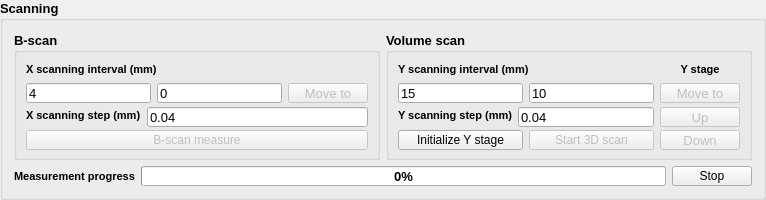
       <widget class="QGroupBox" name="group_Scanning">
        <property name="sizePolicy">
         <sizepolicy hsizetype="Expanding" vsizetype="Expanding">
          <horstretch>0</horstretch>
          <verstretch>0</verstretch>
         </sizepolicy>
        </property>
        <property name="minimumSize">
         <size>
          <width>0</width>
          <height>130</height>
         </size>
        </property>
        <property name="maximumSize">
         <size>
          <width>16777215</width>
          <height>200</height>
         </size>
        </property>
        <property name="font">
         <font>
          <pointsize>10</pointsize>
          <weight>75</weight>
          <bold>true</bold>
         </font>
        </property>
        <property name="title">
         <string>Scanning</string>
        </property>
        <layout class="QGridLayout" name="gridLayout_10">
         <item row="0" column="0">
          <widget class="QGroupBox" name="group_Bscan">
           <property name="sizePolicy">
            <sizepolicy hsizetype="Expanding" vsizetype="Preferred">
             <horstretch>0</horstretch>
             <verstretch>0</verstretch>
            </sizepolicy>
           </property>
           <property name="title">
            <string>B-scan</string>
           </property>
           <layout class="QVBoxLayout" name="verticalLayout_17">
            <item>
             <layout class="QHBoxLayout" name="horizontalLayout_XScanParams">
              <item>
               <layout class="QVBoxLayout" name="verticalLayout__XScanParams">
                <item>
                 <widget class="QLabel" name="scan_label">
                  <property name="minimumSize">
                   <size>
                    <width>0</width>
                    <height>15</height>
                   </size>
                  </property>
                  <property name="font">
                   <font>
                    <pointsize>8</pointsize>
                    <weight>75</weight>
                    <bold>true</bold>
                   </font>
                  </property>
                  <property name="styleSheet">
                   <string notr="true"/>
                  </property>
                  <property name="text">
                   <string>X scanning interval (mm)</string>
                  </property>
                 </widget>
                </item>
                <item>
                 <layout class="QHBoxLayout" name="horizontalLayout_XRange">
                  <property name="bottomMargin">
                   <number>4</number>
                  </property>
                  <item>
                   <widget class="QLineEdit" name="x_start_pos_ui">
                    <property name="minimumSize">
                     <size>
                      <width>0</width>
                      <height>20</height>
                     </size>
                    </property>
                    <property name="font">
                     <font>
                      <weight>50</weight>
                      <bold>false</bold>
                     </font>
                    </property>
                    <property name="styleSheet">
                     <string notr="true"/>
                    </property>
                    <property name="text">
                     <string>4</string>
                    </property>
                   </widget>
                  </item>
                  <item>
                   <widget class="QLineEdit" name="x_stop_pos_ui">
                    <property name="minimumSize">
                     <size>
                      <width>0</width>
                      <height>20</height>
                     </size>
                    </property>
                    <property name="font">
                     <font>
                      <weight>50</weight>
                      <bold>false</bold>
                     </font>
                    </property>
                    <property name="styleSheet">
                     <string notr="true"/>
                    </property>
                    <property name="text">
                     <string>0</string>
                    </property>
                   </widget>
                  </item>
                  <item>
                   <widget class="QPushButton" name="Button_XMoveTo">
                    <property name="enabled">
                     <bool>false</bool>
                    </property>
                    <property name="sizePolicy">
                     <sizepolicy hsizetype="Minimum" vsizetype="Preferred">
                      <horstretch>0</horstretch>
                      <verstretch>0</verstretch>
                     </sizepolicy>
                    </property>
                    <property name="minimumSize">
                     <size>
                      <width>0</width>
                      <height>20</height>
                     </size>
                    </property>
                    <property name="maximumSize">
                     <size>
                      <width>16777215</width>
                      <height>20</height>
                     </size>
                    </property>
                    <property name="font">
                     <font>
                      <weight>50</weight>
                      <bold>false</bold>
                     </font>
                    </property>
                    <property name="text">
                     <string>Move to</string>
                    </property>
                   </widget>
                  </item>
                 </layout>
                </item>
                <item>
                 <layout class="QHBoxLayout" name="horizontalLayout_XStep">
                  <item>
                   <widget class="QLabel" name="label_XStep">
                    <property name="minimumSize">
                     <size>
                      <width>0</width>
                      <height>15</height>
                     </size>
                    </property>
                    <property name="font">
                     <font>
                      <pointsize>8</pointsize>
                      <weight>75</weight>
                      <bold>true</bold>
                     </font>
                    </property>
                    <property name="styleSheet">
                     <string notr="true"/>
                    </property>
                    <property name="text">
                     <string>X scanning step (mm)</string>
                    </property>
                   </widget>
                  </item>
                  <item>
                   <widget class="QLineEdit" name="x_step_ui">
                    <property name="minimumSize">
                     <size>
                      <width>0</width>
                      <height>20</height>
                     </size>
                    </property>
                    <property name="font">
                     <font>
                      <weight>50</weight>
                      <bold>false</bold>
                     </font>
                    </property>
                    <property name="styleSheet">
                     <string notr="true"/>
                    </property>
                    <property name="text">
                     <string>0.04</string>
                    </property>
                   </widget>
                  </item>
                 </layout>
                </item>
                <item>
                 <widget class="QPushButton" name="Bscan_MeasureButton">
                  <property name="enabled">
                   <bool>false</bool>
                  </property>
                  <property name="sizePolicy">
                   <sizepolicy hsizetype="Minimum" vsizetype="Preferred">
                    <horstretch>0</horstretch>
                    <verstretch>0</verstretch>
                   </sizepolicy>
                  </property>
                  <property name="minimumSize">
                   <size>
                    <width>0</width>
                    <height>20</height>
                   </size>
                  </property>
                  <property name="maximumSize">
                   <size>
                    <width>16777215</width>
                    <height>20</height>
                   </size>
                  </property>
                  <property name="font">
                   <font>
                    <pointsize>9</pointsize>
                    <weight>50</weight>
                    <bold>false</bold>
                   </font>
                  </property>
                  <property name="cursor">
                   <cursorShape>PointingHandCursor</cursorShape>
                  </property>
                  <property name="mouseTracking">
                   <bool>false</bool>
                  </property>
                  <property name="focusPolicy">
                   <enum>Qt::StrongFocus</enum>
                  </property>
                  <property name="styleSheet">
                   <string notr="true"/>
                  </property>
                  <property name="text">
                   <string>B-scan measure</string>
                  </property>
                  <property name="shortcut">
                   <string/>
                  </property>
                  <property name="checkable">
                   <bool>false</bool>
                  </property>
                  <property name="autoRepeat">
                   <bool>false</bool>
                  </property>
                  <property name="autoDefault">
                   <bool>false</bool>
                  </property>
                  <property name="default">
                   <bool>false</bool>
                  </property>
                  <property name="flat">
                   <bool>false</bool>
                  </property>
                 </widget>
                </item>
               </layout>
              </item>
             </layout>
            </item>
           </layout>
          </widget>
         </item>
         <item row="0" column="1">
          <widget class="QGroupBox" name="group_Cscan">
           <property name="sizePolicy">
            <sizepolicy hsizetype="Expanding" vsizetype="Preferred">
             <horstretch>0</horstretch>
             <verstretch>0</verstretch>
            </sizepolicy>
           </property>
           <property name="title">
            <string>Volume scan</string>
           </property>
           <layout class="QHBoxLayout" name="horizontalLayout_32">
            <item>
             <layout class="QVBoxLayout" name="verticalLayout_YScanParams">
              <item>
               <layout class="QHBoxLayout" name="horizontalLayout_YScanParams">
                <item>
                 <widget class="QLabel" name="label_YscanStep">
                  <property name="sizePolicy">
                   <sizepolicy hsizetype="Preferred" vsizetype="Preferred">
                    <horstretch>0</horstretch>
                    <verstretch>0</verstretch>
                   </sizepolicy>
                  </property>
                  <property name="minimumSize">
                   <size>
                    <width>1</width>
                    <height>15</height>
                   </size>
                  </property>
                  <property name="font">
                   <font>
                    <pointsize>8</pointsize>
                    <weight>75</weight>
                    <bold>true</bold>
                   </font>
                  </property>
                  <property name="text">
                   <string>Y scanning interval (mm)</string>
                  </property>
                 </widget>
                </item>
               </layout>
              </item>
              <item>
               <layout class="QHBoxLayout" name="horizontalLayout_YScanRange">
                <item>
                 <widget class="QLineEdit" name="ui_y_start_pos">
                  <property name="minimumSize">
                   <size>
                    <width>0</width>
                    <height>20</height>
                   </size>
                  </property>
                  <property name="font">
                   <font>
                    <weight>50</weight>
                    <bold>false</bold>
                   </font>
                  </property>
                  <property name="text">
                   <string>15</string>
                  </property>
                 </widget>
                </item>
                <item>
                 <widget class="QLineEdit" name="ui_y_stop_pos">
                  <property name="sizePolicy">
                   <sizepolicy hsizetype="Expanding" vsizetype="Fixed">
                    <horstretch>0</horstretch>
                    <verstretch>0</verstretch>
                   </sizepolicy>
                  </property>
                  <property name="minimumSize">
                   <size>
                    <width>5</width>
                    <height>20</height>
                   </size>
                  </property>
                  <property name="font">
                   <font>
                    <weight>50</weight>
                    <bold>false</bold>
                   </font>
                  </property>
                  <property name="text">
                   <string>10</string>
                  </property>
                 </widget>
                </item>
               </layout>
              </item>
              <item>
               <layout class="QHBoxLayout" name="horizontalLayout_YStep">
                <item>
                 <widget class="QLabel" name="label_Ystep">
                  <property name="sizePolicy">
                   <sizepolicy hsizetype="Preferred" vsizetype="Preferred">
                    <horstretch>0</horstretch>
                    <verstretch>0</verstretch>
                   </sizepolicy>
                  </property>
                  <property name="minimumSize">
                   <size>
                    <width>0</width>
                    <height>15</height>
                   </size>
                  </property>
                  <property name="font">
                   <font>
                    <pointsize>8</pointsize>
                    <weight>75</weight>
                    <bold>true</bold>
                   </font>
                  </property>
                  <property name="text">
                   <string>Y scanning step (mm)</string>
                  </property>
                 </widget>
                </item>
                <item>
                 <widget class="QLineEdit" name="y_step">
                  <property name="sizePolicy">
                   <sizepolicy hsizetype="Expanding" vsizetype="Fixed">
                    <horstretch>0</horstretch>
                    <verstretch>0</verstretch>
                   </sizepolicy>
                  </property>
                  <property name="minimumSize">
                   <size>
                    <width>5</width>
                    <height>20</height>
                   </size>
                  </property>
                  <property name="font">
                   <font>
                    <weight>50</weight>
                    <bold>false</bold>
                   </font>
                  </property>
                  <property name="text">
                   <string>0.04</string>
                  </property>
                 </widget>
                </item>
               </layout>
              </item>
              <item>
               <layout class="QHBoxLayout" name="horizontalLayout_YStageAndMeas">
                <item>
                 <widget class="QPushButton" name="InitializeYstageButton">
                  <property name="sizePolicy">
                   <sizepolicy hsizetype="Minimum" vsizetype="Preferred">
                    <horstretch>0</horstretch>
                    <verstretch>0</verstretch>
                   </sizepolicy>
                  </property>
                  <property name="minimumSize">
                   <size>
                    <width>0</width>
                    <height>20</height>
                   </size>
                  </property>
                  <property name="maximumSize">
                   <size>
                    <width>16777215</width>
                    <height>20</height>
                   </size>
                  </property>
                  <property name="font">
                   <font>
                    <pointsize>9</pointsize>
                    <weight>50</weight>
                    <bold>false</bold>
                   </font>
                  </property>
                  <property name="cursor">
                   <cursorShape>PointingHandCursor</cursorShape>
                  </property>
                  <property name="text">
                   <string>Initialize Y stage</string>
                  </property>
                 </widget>
                </item>
                <item>
                 <widget class="QPushButton" name="StartCscanButton">
                  <property name="enabled">
                   <bool>false</bool>
                  </property>
                  <property name="sizePolicy">
                   <sizepolicy hsizetype="Minimum" vsizetype="Preferred">
                    <horstretch>0</horstretch>
                    <verstretch>0</verstretch>
                   </sizepolicy>
                  </property>
                  <property name="minimumSize">
                   <size>
                    <width>0</width>
                    <height>20</height>
                   </size>
                  </property>
                  <property name="maximumSize">
                   <size>
                    <width>16777215</width>
                    <height>20</height>
                   </size>
                  </property>
                  <property name="font">
                   <font>
                    <pointsize>9</pointsize>
                    <weight>50</weight>
                    <bold>false</bold>
                   </font>
                  </property>
                  <property name="cursor">
                   <cursorShape>PointingHandCursor</cursorShape>
                  </property>
                  <property name="text">
                   <string>Start 3D scan</string>
                  </property>
                 </widget>
                </item>
               </layout>
              </item>
             </layout>
            </item>
            <item>
             <layout class="QVBoxLayout" name="verticalLayout_YStageRoughControl">
              <item>
               <widget class="QLabel" name="label">
                <property name="minimumSize">
                 <size>
                  <width>0</width>
                  <height>15</height>
                 </size>
                </property>
                <property name="font">
                 <font>
                  <pointsize>8</pointsize>
                  <weight>75</weight>
                  <bold>true</bold>
                  <kerning>true</kerning>
                 </font>
                </property>
                <property name="statusTip">
                 <string notr="true"/>
                </property>
                <property name="layoutDirection">
                 <enum>Qt::LeftToRight</enum>
                </property>
                <property name="text">
                 <string>Y stage</string>
                </property>
                <property name="alignment">
                 <set>Qt::AlignCenter</set>
                </property>
               </widget>
              </item>
              <item>
               <widget class="QPushButton" name="YStageMoveToButton">
                <property name="enabled">
                 <bool>false</bool>
                </property>
                <property name="sizePolicy">
                 <sizepolicy hsizetype="Minimum" vsizetype="Preferred">
                  <horstretch>0</horstretch>
                  <verstretch>0</verstretch>
                 </sizepolicy>
                </property>
                <property name="minimumSize">
                 <size>
                  <width>0</width>
                  <height>20</height>
                 </size>
                </property>
                <property name="maximumSize">
                 <size>
                  <width>16777215</width>
                  <height>20</height>
                 </size>
                </property>
                <property name="font">
                 <font>
                  <weight>50</weight>
                  <bold>false</bold>
                 </font>
                </property>
                <property name="text">
                 <string>Move to</string>
                </property>
               </widget>
              </item>
              <item>
               <widget class="QPushButton" name="YStageUpButton">
                <property name="enabled">
                 <bool>false</bool>
                </property>
                <property name="sizePolicy">
                 <sizepolicy hsizetype="Minimum" vsizetype="Preferred">
                  <horstretch>0</horstretch>
                  <verstretch>0</verstretch>
                 </sizepolicy>
                </property>
                <property name="minimumSize">
                 <size>
                  <width>0</width>
                  <height>20</height>
                 </size>
                </property>
                <property name="maximumSize">
                 <size>
                  <width>16777215</width>
                  <height>20</height>
                 </size>
                </property>
                <property name="font">
                 <font>
                  <weight>50</weight>
                  <bold>false</bold>
                 </font>
                </property>
                <property name="cursor">
                 <cursorShape>PointingHandCursor</cursorShape>
                </property>
                <property name="text">
                 <string>Up</string>
                </property>
               </widget>
              </item>
              <item>
               <widget class="QPushButton" name="YStageDownButton">
                <property name="enabled">
                 <bool>false</bool>
                </property>
                <property name="sizePolicy">
                 <sizepolicy hsizetype="Minimum" vsizetype="Preferred">
                  <horstretch>0</horstretch>
                  <verstretch>0</verstretch>
                 </sizepolicy>
                </property>
                <property name="minimumSize">
                 <size>
                  <width>0</width>
                  <height>20</height>
                 </size>
                </property>
                <property name="maximumSize">
                 <size>
                  <width>16777215</width>
                  <height>20</height>
                 </size>
                </property>
                <property name="font">
                 <font>
                  <weight>50</weight>
                  <bold>false</bold>
                 </font>
                </property>
                <property name="cursor">
                 <cursorShape>PointingHandCursor</cursorShape>
                </property>
                <property name="text">
                 <string>Down</string>
                </property>
               </widget>
              </item>
             </layout>
            </item>
           </layout>
          </widget>
         </item>
         <item row="1" column="0" colspan="2">
          <layout class="QHBoxLayout" name="horizontalLayout_MeasurementProgress">
           <item>
            <widget class="QLabel" name="MeasurementProgressLine">
             <property name="sizePolicy">
              <sizepolicy hsizetype="Preferred" vsizetype="Preferred">
               <horstretch>0</horstretch>
               <verstretch>0</verstretch>
              </sizepolicy>
             </property>
             <property name="minimumSize">
              <size>
               <width>0</width>
               <height>15</height>
              </size>
             </property>
             <property name="maximumSize">
              <size>
               <width>16777215</width>
               <height>16777215</height>
              </size>
             </property>
             <property name="font">
              <font>
               <pointsize>8</pointsize>
               <weight>75</weight>
               <bold>true</bold>
              </font>
             </property>
             <property name="text">
              <string>Measurement progress</string>
             </property>
            </widget>
           </item>
           <item>
            <widget class="QProgressBar" name="scanprogressBar">
             <property name="minimumSize">
              <size>
               <width>0</width>
               <height>15</height>
              </size>
             </property>
             <property name="styleSheet">
              <string notr="true"/>
             </property>
             <property name="value">
              <number>0</number>
             </property>
            </widget>
           </item>
           <item>
            <widget class="QPushButton" name="StopButton">
             <property name="sizePolicy">
              <sizepolicy hsizetype="Minimum" vsizetype="Preferred">
               <horstretch>0</horstretch>
               <verstretch>0</verstretch>
              </sizepolicy>
             </property>
             <property name="minimumSize">
              <size>
               <width>0</width>
               <height>20</height>
              </size>
             </property>
             <property name="maximumSize">
              <size>
               <width>16777215</width>
               <height>20</height>
              </size>
             </property>
             <property name="font">
              <font>
               <pointsize>9</pointsize>
               <weight>50</weight>
               <bold>false</bold>
              </font>
             </property>
             <property name="cursor">
              <cursorShape>PointingHandCursor</cursorShape>
             </property>
             <property name="text">
              <string>Stop</string>
             </property>
            </widget>
           </item>
          </layout>
         </item>
        </layout>
       </widget>
